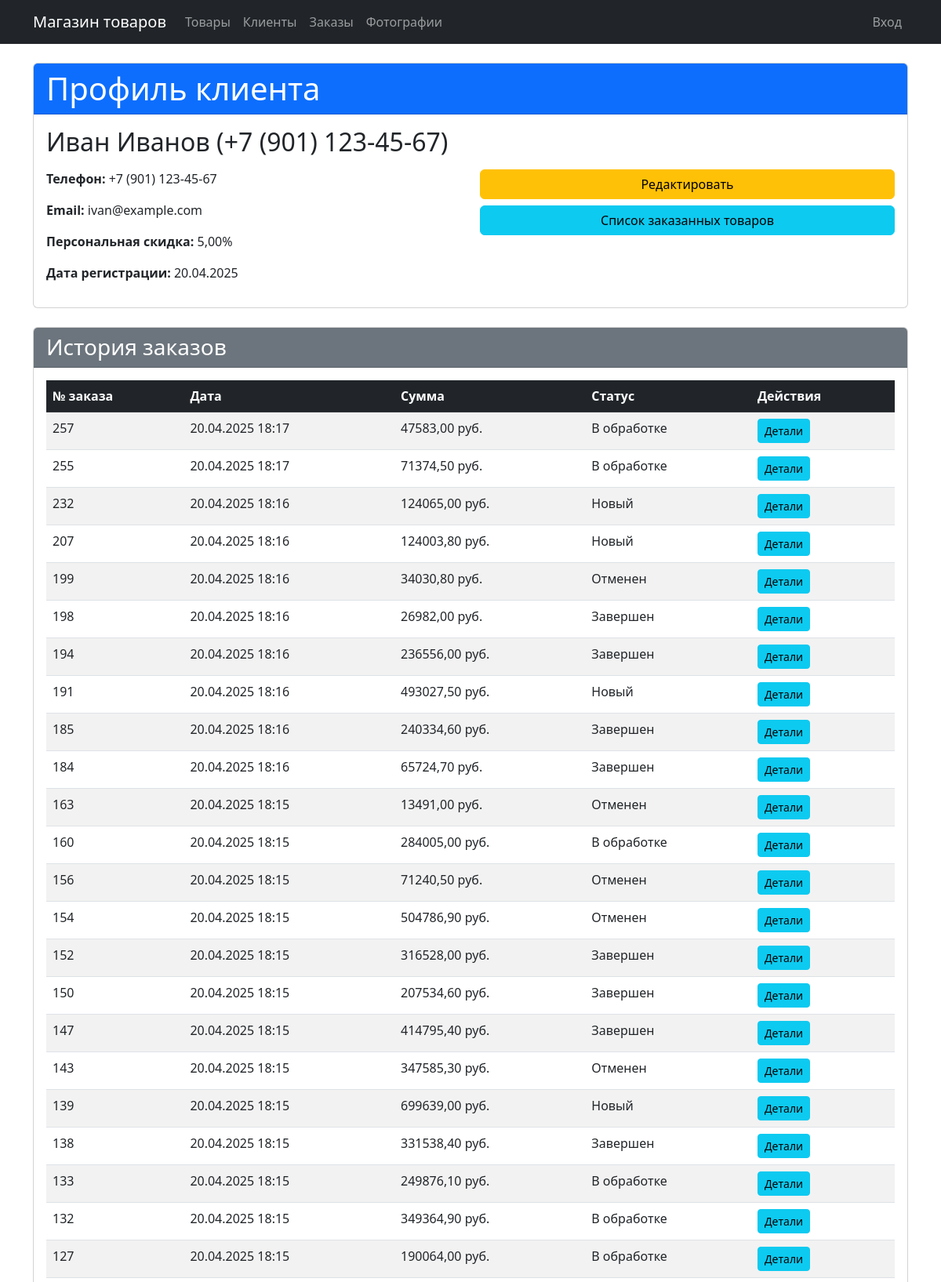
The app's page /myapp2/clients/1/ (upper part) with its own data.
### myapp2/models.py (models this page shows, shortened)
class Client(models.Model):
    user = models.OneToOneField(
        User,
        on_delete=models.CASCADE,
        related_name='client_profile'
    )
    phone = models.CharField(
        'Телефон',
        max_length=20,
        validators=[
            validate_non_empty,
            RegexValidator(
                regex=r'^(\+?\d{1})?[\s\-]?\(?\d{3}\)?[\s\-]?\d{3}[\s\-]?\d{2}[\s\-]?\d{2}$',
                message='Введите номер в формате: +X (XXX) XXX-XX-XX'
            )
        ]
    )
    email = models.EmailField(
        'Электронная почта',
        validators=[
            EmailValidator(message="Введите корректный email адрес"),
            validate_non_empty
        ],
        unique=True
    )
    personal_discount = models.DecimalField(
        'Персональная скидка',
        max_digits=5,
        decimal_places=2,
        default=0,
        validators=[MinValueValidator(0), MaxValueValidator(30)]
    )
    registration_date = models.DateTimeField('Дата регистрации', auto_now_add=True)
    class Meta:
        verbose_name = 'Клиент'
        verbose_name_plural = 'Клиенты'
    def __str__(self):
        return f"{self.user.get_full_name()} ({self.phone})"

class Order(models.Model):
    STATUS_CHOICES = [
        ('new', 'Новый'),
        ('processing', 'В обработке'),
        ('completed', 'Завершен'),
        ('canceled', 'Отменен')
    ]
    client = models.ForeignKey(
        Client,
        on_delete=models.CASCADE,
        related_name='orders',
        verbose_name='Клиент'
    )
    total_amount = models.DecimalField(
        'Сумма заказа',
        max_digits=10,
        decimal_places=2,
        default=0
    )
    order_date = models.DateTimeField('Дата заказа', auto_now_add=True)
    status = models.CharField(
        'Статус',
        max_length=20,
        choices=STATUS_CHOICES,
        default='new'
    )
    class Meta:
        verbose_name = 'Заказ'
        verbose_name_plural = 'Заказы'
        ordering = ['-order_date']

### myapp2/views.py (the view)
# urls.py: path('clients/<int:pk>/', views.ClientDetailView.as_view(), name='client_detail'),
class ClientDetailView(DetailView):
    model = Client
    template_name = 'myapp2/client_detail.html'
    def get_context_data(self, **kwargs):
        context = super().get_context_data(**kwargs)
        context['orders'] = self.object.orders.all().order_by('-order_date')
        return context

### myapp2/templates/myapp2/client_detail.html (shortened to what this page needs)
{% extends "base.html" %}
{% block content %}
<div class="container mt-4">
    <div class="card mb-4">
        <div class="card-header bg-primary text-white">
            <h1 class="mb-0">Профиль клиента</h1>
        </div>
        <div class="card-body">
            <h2>{{ object }}</h2>
            <div class="row mt-3">
                <div class="col-md-6">
                    <p><strong>Телефон:</strong> {{ object.phone }}</p>
                    <p><strong>Email:</strong> {{ object.email }}</p>
                    <p><strong>Персональная скидка:</strong> {{ object.personal_discount }}%</p>
                    <p><strong>Дата регистрации:</strong> {{ object.registration_date|date:"d.m.Y" }}</p>
                </div>
                <div class="col-md-6">
                    <div class="d-grid gap-2">
                        <a href="{% url 'myapp2:client_edit' object.id %}" class="btn btn-warning">Редактировать</a>
                        <a href="{% url 'myapp3:client_ordered_products' object.id %}" class="btn btn-info">
                            Список заказанных товаров
                        </a>
                    </div>
                </div>
            </div>
        </div>
    </div>
    <div class="card">
        <div class="card-header bg-secondary text-white">
            <h3 class="mb-0">История заказов</h3>
        </div>
        <div class="card-body">
            {% if object.orders.all %}
                <div class="table-responsive">
                    <table class="table table-striped table-hover">
                        <thead class="table-dark">
                            <tr>
                                <th>№ заказа</th>
                                <th>Дата</th>
                                <th>Сумма</th>
                                <th>Статус</th>
                                <th>Действия</th>
                            </tr>
                        </thead>
                        <tbody>
                            {% for order in object.orders.all %}
                                <tr>
                                    <td>{{ order.id }}</td>
                                    <td>{{ order.order_date|date:"d.m.Y H:i" }}</td>
                                    <td>{{ order.total_amount }} руб.</td>
                                    <td>{{ order.get_status_display }}</td>
                                    <td>
                                        <a href="{% url 'myapp2:order_detail' order.id %}" class="btn btn-sm btn-info">
                                            Детали
                                        </a>
                                    </td>
                                </tr>
                            {% endfor %}
                        </tbody>
                    </table>
                </div>
            {% else %}
                <div class="alert alert-info">У клиента еще нет заказов</div>
            {% endif %}
        </div>
    </div>
</div>
{% endblock %}

### records on screen
Client: user+phone "Иван Иванов (+7 (901) 123-45-67)", phone "+7 (901) 123-45-67", email "ivan@example.com", personal_discount "5,00", registration_date "20.04.2025"
Order: id "257", order_date "20.04.2025 18:17", total_amount "47583,00", status "В обработке"
Order: id "255", order_date "20.04.2025 18:17", total_amount "71374,50", status "В обработке"
Order: id "232", order_date "20.04.2025 18:16", total_amount "124065,00", status "Новый"
Order: id "207", order_date "20.04.2025 18:16", total_amount "124003,80", status "Новый"
Order: id "199", order_date "20.04.2025 18:16", total_amount "34030,80", status "Отменен"
Order: id "198", order_date "20.04.2025 18:16", total_amount "26982,00", status "Завершен"
Order: id "194", order_date "20.04.2025 18:16", total_amount "236556,00", status "Завершен"
Order: id "191", order_date "20.04.2025 18:16", total_amount "493027,50", status "Новый"
Order: id "185", order_date "20.04.2025 18:16", total_amount "240334,60", status "Завершен"
Order: id "184", order_date "20.04.2025 18:16", total_amount "65724,70", status "Завершен"
Order: id "163", order_date "20.04.2025 18:15", total_amount "13491,00", status "Отменен"
Order: id "160", order_date "20.04.2025 18:15", total_amount "284005,00", status "В обработке"
Order: id "156", order_date "20.04.2025 18:15", total_amount "71240,50", status "Отменен"
Order: id "154", order_date "20.04.2025 18:15", total_amount "504786,90", status "Отменен"
Order: id "152", order_date "20.04.2025 18:15", total_amount "316528,00", status "Завершен"
Order: id "150", order_date "20.04.2025 18:15", total_amount "207534,60", status "Завершен"
Order: id "147", order_date "20.04.2025 18:15", total_amount "414795,40", status "Завершен"
Order: id "143", order_date "20.04.2025 18:15", total_amount "347585,30", status "Отменен"
Order: id "139", order_date "20.04.2025 18:15", total_amount "699639,00", status "Новый"
Order: id "138", order_date "20.04.2025 18:15", total_amount "331538,40", status "Завершен"
Order: id "133", order_date "20.04.2025 18:15", total_amount "249876,10", status "В обработке"
Order: id "132", order_date "20.04.2025 18:15", total_amount "349364,90", status "В обработке"
Order: id "127", order_date "20.04.2025 18:15", total_amount "190064,00", status "В обработке"
